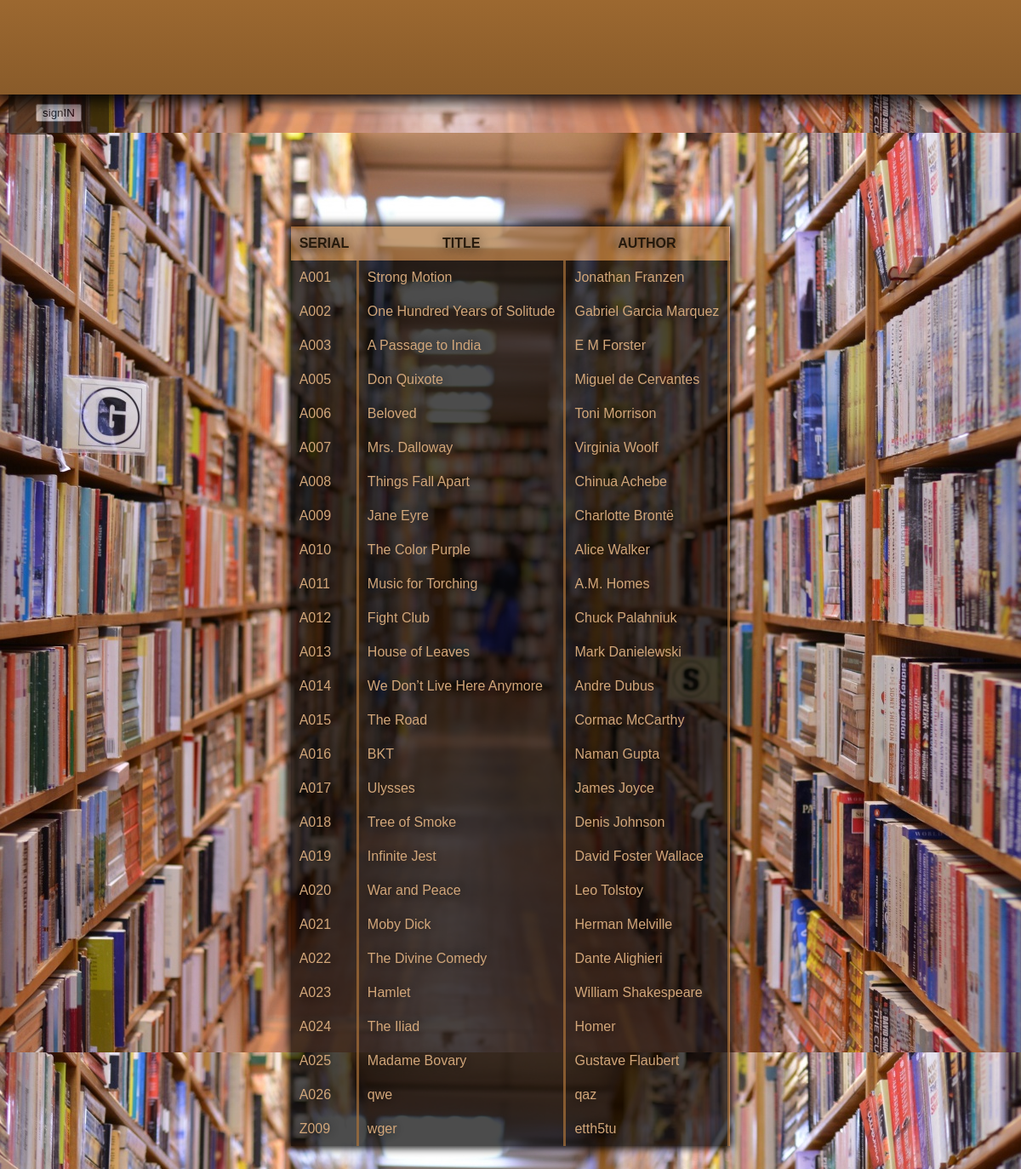
Screenshot of /library_project/bookinfo.php with the database file from the repository.
### tables this page shows
CREATE TABLE `bookinfo` (
  `serial` varchar(10) NOT NULL,
  `title` varchar(50) NOT NULL,
  `author` varchar(30) NOT NULL
);

### library_project/bookinfo.php (the view, shortened to what this page needs)
<html>
<h3>BOOKS IN LIBRARY</h3>
<head>
<link rel="stylesheet" type="text/css" href="http://localhost/DSW PROJ/CSSstylesheet.css">
</head>
<body>
		<div class="col-md-6">
		    <div class=navbar>
		</div>
			</div>
			<br><br><br>
			<div class="col-md-6">
				<a href=" signin.php " class=" button"> <button type="button" onclick="alert('Go in signin page??')">signIN</button> </a>
			</div>
<?php
	$host="localhost";
	$username="root";
	$password="";
	$db_name="libr";
$connect= mysqli_connect($host,$username,$password,$db_name);
$table = mysqli_query($connect,"SELECT * FROM bookinfo");
$numOfFields = mysqli_num_fields($table);
$colName = mysqli_query($connect,"SHOW COLUMNS FROM bookinfo");
echo "<center><form action='bookinfo.php' method=post><div class=table><table>";
	echo "<tr>";
while($colNameArr = mysqli_fetch_array($colName))
{
	echo "<th>".strtoupper($colNameArr[0])."</th>";
}
	echo "</tr>";
while($tableRow = mysqli_fetch_array($table))
{
	echo "<tr>";
	for($i=0;$i<$numOfFields;$i++)
	{
		echo "<td>".$tableRow[$i]."</td>";
	}
	echo "</tr>";
}
echo "</table></div></form></center>";
echo "<br><br><br><br><br><br><br>";
?>
</body>
</html>

### library_project/CSSstylesheet.css (style rules this page uses)
body { background-image: url('http://localhost/DSW PROJ/wallpaper2.jpg'); background-position: center; background-attachment: fixed; font-family: Arial, Helvetica, sans-serif; color: #d2a679; text-shadow:0px 0px 15px black; }
.button { opacity: .6; background-color: rgb(39, 26, 12); color: #ecffb3; border: 2px; padding: 15px 32px; text-align: center; display: inline-block; font-size: 16px; margin: 4px 2px; cursor: pointer; border-radius: 4px; -webkit-transition: color 1s; -webkit-transition: background-color 1s; }
div.navbar { z-index:2; box-shadow: 0px 0px 20px 7px black; background: -webkit-linear-gradient(rgb(156, 104, 48),rgb(137, 91, 42)); position: fixed; top: 0; left: 0px; height: 8%; width: 100%; }
a:link , a:visited { color: #ace600; text-decoration: none; }
table { position:relative; top:13vh; margin:auto; box-shadow:0px 0px 10px 2px black; border-collapse:collapse; align: center; }
th { color:rgb(38, 26, 13); padding: 10px; background-color: rgba(172, 115, 57,.7); height: 40px; }
td { border-right: 3px solid rgba(172, 115, 57,.7); padding: 10px; background-color: rgba(0,0,0,.7); height: 40px; }

### rows the page displays
bookinfo: serial "A001", title "Strong Motion", author "Jonathan Franzen"
bookinfo: serial "A002", title "One Hundred Years of Solitude", author "Gabriel Garcia Marquez"
bookinfo: serial "A003", title "A Passage to India", author "E M Forster"
bookinfo: serial "A005", title "Don Quixote", author "Miguel de Cervantes"
bookinfo: serial "A006", title "Beloved", author "Toni Morrison"
bookinfo: serial "A007", title "Mrs. Dalloway", author "Virginia Woolf"
bookinfo: serial "A008", title "Things Fall Apart", author "Chinua Achebe"
bookinfo: serial "A009", title "Jane Eyre", author "Charlotte Brontë"
bookinfo: serial "A010", title "The Color Purple", author "Alice Walker"
bookinfo: serial "A011", title "Music for Torching", author "A.M. Homes"
bookinfo: serial "A012", title "Fight Club", author "Chuck Palahniuk"
bookinfo: serial "A013", title "House of Leaves", author "Mark Danielewski"
bookinfo: serial "A014", title "We Don’t Live Here Anymore", author "Andre Dubus"
bookinfo: serial "A015", title "The Road", author "Cormac McCarthy"
bookinfo: serial "A016", title "BKT", author "Naman Gupta"
bookinfo: serial "A017", title "Ulysses", author "James Joyce"
bookinfo: serial "A018", title "Tree of Smoke", author "Denis Johnson"
bookinfo: serial "A019", title "Infinite Jest", author "David Foster Wallace"
bookinfo: serial "A020", title "War and Peace", author "Leo Tolstoy"
bookinfo: serial "A021", title "Moby Dick", author "Herman Melville"
bookinfo: serial "A022", title "The Divine Comedy", author "Dante Alighieri"
bookinfo: serial "A023", title "Hamlet", author "William Shakespeare"
bookinfo: serial "A024", title "The Iliad", author "Homer"
bookinfo: serial "A025", title "Madame Bovary", author "Gustave Flaubert"
bookinfo: serial "A026", title "qwe", author "qaz"
bookinfo: serial "Z009", title "wger", author "etth5tu"

### other values shown
$colNameArr[0] "SERIAL"
$colNameArr[0] "TITLE"
$colNameArr[0] "AUTHOR"
